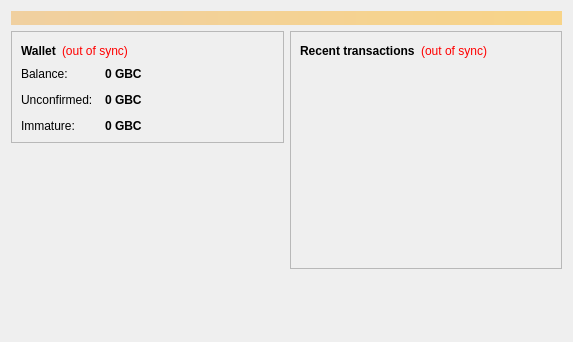
<?xml version="1.0" encoding="UTF-8"?>
<ui version="4.0">
 <class>OverviewPage</class>
 <widget class="QWidget" name="OverviewPage">
  <property name="geometry">
   <rect>
    <x>0</x>
    <y>0</y>
    <width>573</width>
    <height>342</height>
   </rect>
  </property>
  <property name="windowTitle">
   <string>Form</string>
  </property>
  <layout class="QVBoxLayout" name="topLayout">
   <item>
    <widget class="QLabel" name="labelAlerts">
     <property name="visible">
      <bool>false</bool>
     </property>
     <property name="styleSheet">
      <string notr="true">background-color: qlineargradient(x1: 0, y1: 0, x2: 1, y2: 0, stop:0 #F0D0A0, stop:1 #F8D488); color:#000000;</string>
     </property>
     <property name="wordWrap">
      <bool>true</bool>
     </property>
     <property name="margin">
      <number>3</number>
     </property>
    </widget>
   </item>
   <item>
    <layout class="QHBoxLayout" name="horizontalLayout" stretch="1,1">
     <item>
      <layout class="QVBoxLayout" name="verticalLayout_2">
       <item>
        <widget class="QFrame" name="frame">
         <property name="frameShape">
          <enum>QFrame::StyledPanel</enum>
         </property>
         <property name="frameShadow">
          <enum>QFrame::Raised</enum>
         </property>
         <layout class="QVBoxLayout" name="verticalLayout_4">
          <item>
           <layout class="QHBoxLayout" name="horizontalLayout_4">
            <item>
             <widget class="QLabel" name="label_5">
              <property name="font">
               <font>
                <weight>75</weight>
                <bold>true</bold>
               </font>
              </property>
              <property name="text">
               <string>Wallet</string>
              </property>
             </widget>
            </item>
            <item>
             <widget class="QLabel" name="labelWalletStatus">
              <property name="toolTip">
               <string>The displayed information may be out of date. Your wallet automatically synchronizes with the Litecoin network after a connection is established, but this process has not completed yet.</string>
              </property>
              <property name="styleSheet">
               <string notr="true">QLabel { color: red; }</string>
              </property>
              <property name="text">
               <string notr="true">(out of sync)</string>
              </property>
              <property name="alignment">
               <set>Qt::AlignLeading|Qt::AlignLeft|Qt::AlignVCenter</set>
              </property>
             </widget>
            </item>
            <item>
             <spacer name="horizontalSpacer_2">
              <property name="orientation">
               <enum>Qt::Horizontal</enum>
              </property>
              <property name="sizeHint" stdset="0">
               <size>
                <width>40</width>
                <height>20</height>
               </size>
              </property>
             </spacer>
            </item>
           </layout>
          </item>
          <item>
           <layout class="QFormLayout" name="formLayout_2">
            <property name="fieldGrowthPolicy">
             <enum>QFormLayout::AllNonFixedFieldsGrow</enum>
            </property>
            <property name="horizontalSpacing">
             <number>12</number>
            </property>
            <property name="verticalSpacing">
             <number>12</number>
            </property>
            <item row="0" column="0">
             <widget class="QLabel" name="label">
              <property name="text">
               <string>Balance:</string>
              </property>
             </widget>
            </item>
            <item row="0" column="1">
             <widget class="QLabel" name="labelBalance">
              <property name="font">
               <font>
                <weight>75</weight>
                <bold>true</bold>
               </font>
              </property>
              <property name="cursor">
               <cursorShape>IBeamCursor</cursorShape>
              </property>
              <property name="toolTip">
               <string>Your current balance</string>
              </property>
              <property name="text">
               <string notr="true">0 GBC</string>
              </property>
              <property name="textInteractionFlags">
               <set>Qt::LinksAccessibleByMouse|Qt::TextSelectableByKeyboard|Qt::TextSelectableByMouse</set>
              </property>
             </widget>
            </item>
            <item row="1" column="0">
             <widget class="QLabel" name="label_3">
              <property name="text">
               <string>Unconfirmed:</string>
              </property>
             </widget>
            </item>
            <item row="1" column="1">
             <widget class="QLabel" name="labelUnconfirmed">
              <property name="font">
               <font>
                <weight>75</weight>
                <bold>true</bold>
               </font>
              </property>
              <property name="cursor">
               <cursorShape>IBeamCursor</cursorShape>
              </property>
              <property name="toolTip">
               <string>Total of transactions that have yet to be confirmed, and do not yet count toward the current balance</string>
              </property>
              <property name="text">
               <string notr="true">0 GBC</string>
              </property>
              <property name="textInteractionFlags">
               <set>Qt::LinksAccessibleByMouse|Qt::TextSelectableByKeyboard|Qt::TextSelectableByMouse</set>
              </property>
             </widget>
            </item>
            <item row="2" column="0">
             <widget class="QLabel" name="labelImmatureText">
              <property name="text">
               <string>Immature:</string>
              </property>
             </widget>
            </item>
            <item row="2" column="1">
             <widget class="QLabel" name="labelImmature">
              <property name="font">
               <font>
                <weight>75</weight>
                <bold>true</bold>
               </font>
              </property>
              <property name="toolTip">
               <string>Mined balance that has not yet matured</string>
              </property>
              <property name="text">
               <string notr="true">0 GBC</string>
              </property>
              <property name="textInteractionFlags">
               <set>Qt::LinksAccessibleByMouse|Qt::TextSelectableByKeyboard|Qt::TextSelectableByMouse</set>
              </property>
             </widget>
            </item>
           </layout>
          </item>
         </layout>
        </widget>
       </item>
       <item>
        <spacer name="verticalSpacer">
         <property name="orientation">
          <enum>Qt::Vertical</enum>
         </property>
         <property name="sizeHint" stdset="0">
          <size>
           <width>20</width>
           <height>40</height>
          </size>
         </property>
        </spacer>
       </item>
      </layout>
     </item>
     <item>
      <layout class="QVBoxLayout" name="verticalLayout_3">
       <item>
        <widget class="QFrame" name="frame_2">
         <property name="frameShape">
          <enum>QFrame::StyledPanel</enum>
         </property>
         <property name="frameShadow">
          <enum>QFrame::Raised</enum>
         </property>
         <layout class="QVBoxLayout" name="verticalLayout">
          <item>
           <layout class="QHBoxLayout" name="horizontalLayout_2">
            <item>
             <widget class="QLabel" name="label_4">
              <property name="text">
               <string>&lt;b&gt;Recent transactions&lt;/b&gt;</string>
              </property>
             </widget>
            </item>
            <item>
             <widget class="QLabel" name="labelTransactionsStatus">
              <property name="toolTip">
               <string>The displayed information may be out of date. Your wallet automatically synchronizes with the Litecoin network after a connection is established, but this process has not completed yet.</string>
              </property>
              <property name="styleSheet">
               <string notr="true">QLabel { color: red; }</string>
              </property>
              <property name="text">
               <string notr="true">(out of sync)</string>
              </property>
              <property name="alignment">
               <set>Qt::AlignRight|Qt::AlignTrailing|Qt::AlignVCenter</set>
              </property>
             </widget>
            </item>
            <item>
             <spacer name="horizontalSpacer">
              <property name="orientation">
               <enum>Qt::Horizontal</enum>
              </property>
              <property name="sizeHint" stdset="0">
               <size>
                <width>40</width>
                <height>20</height>
               </size>
              </property>
             </spacer>
            </item>
           </layout>
          </item>
          <item>
           <widget class="QListView" name="listTransactions">
            <property name="styleSheet">
             <string notr="true">QListView { background: transparent; }</string>
            </property>
            <property name="frameShape">
             <enum>QFrame::NoFrame</enum>
            </property>
            <property name="verticalScrollBarPolicy">
             <enum>Qt::ScrollBarAlwaysOff</enum>
            </property>
            <property name="horizontalScrollBarPolicy">
             <enum>Qt::ScrollBarAlwaysOff</enum>
            </property>
            <property name="selectionMode">
             <enum>QAbstractItemView::NoSelection</enum>
            </property>
           </widget>
          </item>
         </layout>
        </widget>
       </item>
       <item>
        <spacer name="verticalSpacer_2">
         <property name="orientation">
          <enum>Qt::Vertical</enum>
         </property>
         <property name="sizeHint" stdset="0">
          <size>
           <width>20</width>
           <height>40</height>
          </size>
         </property>
        </spacer>
       </item>
      </layout>
     </item>
    </layout>
   </item>
  </layout>
 </widget>
 <resources/>
 <connections/>
</ui>
